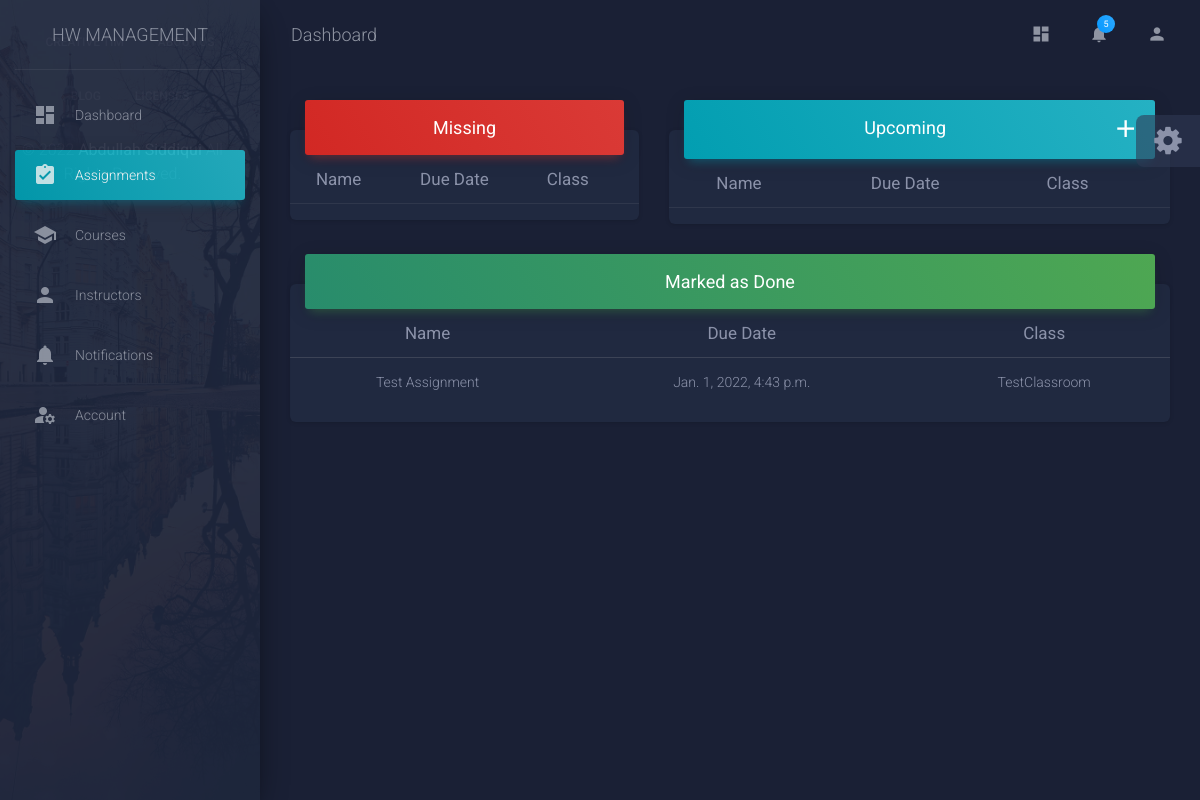
/assignment/ (signed in), run on an earlier commit of the app's database.
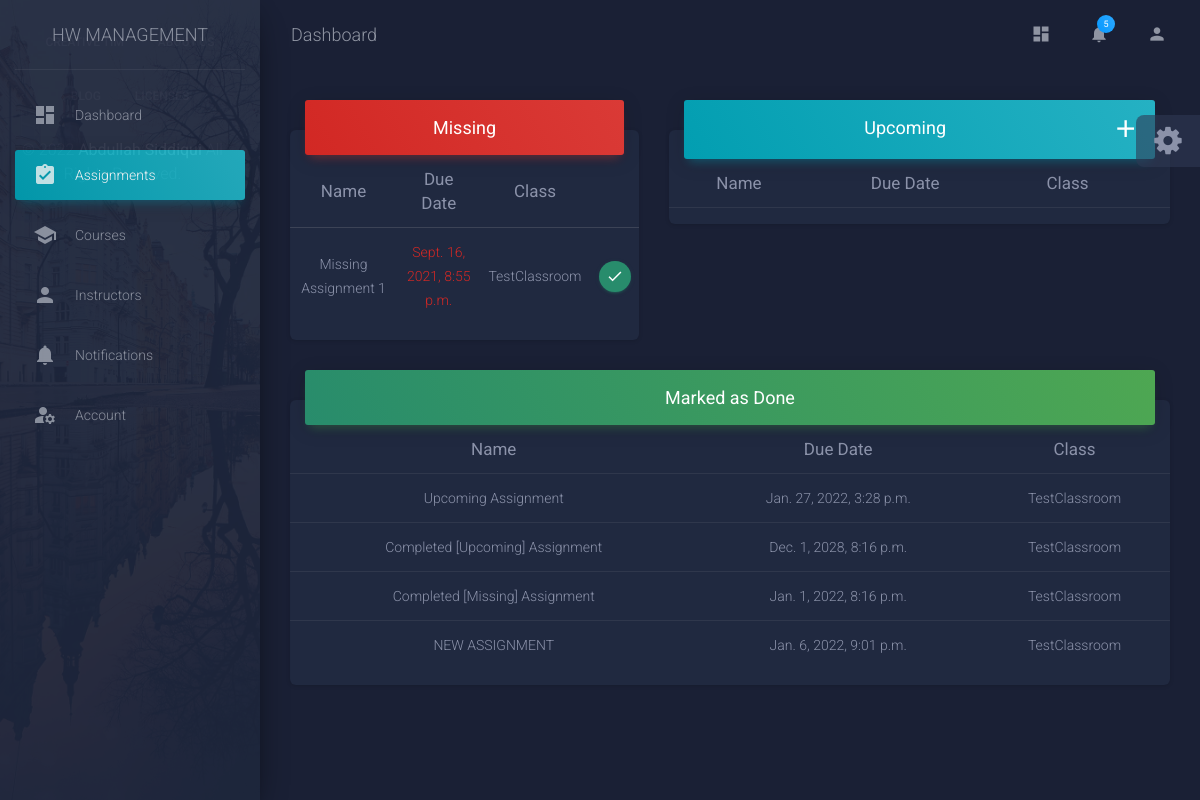
And on a later commit of the database.
### HomeworkManagementApp/models.py (models this page shows, shortened)
class Assignment(models.Model):
    user = models.ForeignKey(
        User, on_delete=models.CASCADE, null=True, blank=True)
    completed = models.BooleanField(default=False)
    completed_date = models.DateTimeField(null=True, blank=True)
    assignment_name = models.CharField(max_length=50)
    assignment_description = models.CharField(max_length=100, blank=True)
    assignment_class = models.ForeignKey(Classroom, on_delete=models.CASCADE)
    date_assigned = models.DateTimeField(default=timezone.now)
    due_date = models.DateTimeField()
    file_attachment = models.FileField(blank=True, null=True, upload_to='uploads/')
    def time_ago(self):
        return self.due_date <= timezone.now()
    class Meta:
        order_with_respect_to = 'user'

class Classroom(models.Model):
    class_name = models.CharField(max_length=50)
    class_description = models.CharField(max_length=100)
    teacher = models.ManyToManyField(Teacher)
    class_syllabus = models.FileField(blank=True)
    def __str__(self):
        return self.class_name

### HomeworkManagementApp/views.py (the view)
# urls.py: path('assignment/', views.AssignmentView.as_view(), name='assignment'),
class AssignmentView(LoginRequiredMixin, TemplateView):
    template_name = 'HomeworkManagementApp/assignment.html'
    def get_context_data(self, **kwargs):
        context = super().get_context_data(**kwargs)
        assignments = Assignment.objects.filter(user=self.request.user)
        upcoming_assignments = []
        missing_assignments = []
        complete_assignments = []
        for assignment in assignments.iterator():
            if assignment.completed:
                complete_assignments.append(assignment)
            elif assignment.time_ago() == False and assignment.completed == False:
                upcoming_assignments.append(assignment)
            elif assignment.time_ago() and assignment.completed == False:
                missing_assignments.append(assignment)
        context['assignments'] = assignments
        context['upcoming_assignments'] = upcoming_assignments
        context['missing_assignments'] = missing_assignments
        context['complete_assignments'] = complete_assignments
        return context

### templates/HomeworkManagementApp/assignment.html (shortened to what this page needs)
{% extends 'base.html' %}
{% block content %}
<div class="row">
        <div class="col-md-5">
            <div class="card card-nav-tabs">
                <h4 class="card-header card-header-danger text-center">
                    <strong>Missing</strong>
                </h4>
                {% if assignments %}
                        <ul class="list-group list-group-flush">
                            <table class="table table-hover text-center">
                                <thead class=" text-primary">
                                    <th>
                                        <strong>Name</strong>
                                    </th>
                                    <th>
                                        <strong>Due Date</strong>
                                    </th>
                                    <th>
                                        <strong>Class</strong>
                                    </th>
                                    <th></th>
                                </thead>
                                <tbody>
                            {% for assignment in missing_assignments|slice:":4" %}
                                    <tr>
                                        <td onclick="location.href='{% url "assignment-detail" assignment.pk %}'">
                                            {{ assignment.assignment_name }}
                                        </td>
                                        <td class="text-danger" onclick="location.href='{% url "assignment-detail" assignment.pk %}'">
                                            {{ assignment.due_date }}
                                        </td>
                                        <td onclick="location.href='{% url "assignment-detail" assignment.pk %}'">
                                            {{ assignment.assignment_class }}
                                        </td>
                                        <td>
                                            <button class="btn btn-success" onclick="location.href='{% url "assignment-complete" assignment.pk %}'" style="padding: 7px 7px; border-radius: 50%;"><i class="material-icons">check</i></button>
                                        </td>
                                    </tr>
                            {% endfor %}
                                </tbody>
                            </table>
                        </ul>
                {% endif %}
            </div>
        </div>
        <div class="col-md-7">
        <div class="card card-nav-tabs">
            <h4 class="card-header card-header-info text-center">
                <strong>Upcoming</strong>
                <a href="{% url 'new-assignment' %}">
                    <i class="material-icons justify-content-center float-right" style="font-size: 160%">add</i>
                </a>
            </h4>
            {% if assignments %}
                <ul class="list-group list-group-flush">
                    <table class="table table-hover text-center">
                        <thead class=" text-primary">
                            <th>
                                <strong>Name</strong>
                            </th>
                            <th>
                                <strong>Due Date</strong>
                            </th>
                            <th>
                                <strong>Class</strong>
                            </th>
                            <th></th>
                        </thead>
                    </table>
                </ul>
            {% endif %}
        </div>
    </div>
</div>
{% if complete_assignments %}
    <div class="card card-nav-tabs">
        <h4 class="card-header card-header-success text-center">
            <strong>Marked as Done</strong>
        </h4>
            <ul class="list-group list-group-flush">
                <table class="table table-hover text-center">
                    <thead class=" text-primary">
                        <th>
                            <strong>Name</strong>
                        </th>
                        <th>
                            <strong>Due Date</strong>
                        </th>
                        <th>
                            <strong>Class</strong>
                        </th>
                    </thead>
                    <tbody>
                    {% for assignment in complete_assignments|slice:":4" %}
                        <tr>
                            <td onclick="location.href='{% url "assignment-detail" assignment.pk %}'">
                                {{ assignment.assignment_name }}
                            </td>
                            <td onclick="location.href='{% url "assignment-detail" assignment.pk %}'">
                                {{ assignment.due_date }}
                            </td>
                            <td onclick="location.href='{% url "assignment-detail" assignment.pk %}'">
                                {{ assignment.assignment_class }}
                            </td>
                        </tr>
                    {% endfor %}
                    </tbody>
                </table>
            </ul>
    </div>
</div>
{% endif %}
{% endblock %}

### templates/base.html (shortened to what this page needs)
{% load static %}
<!DOCTYPE html>
<html lang="en">
<head>
    <link rel="stylesheet" href="https://maxcdn.bootstrapcdn.com/font-awesome/latest/css/font-awesome.min.css">
    <link href="{% static 'css/material-dashboard.css' %}" rel="stylesheet"/>
    <link rel="stylesheet" href="https://cdnjs.cloudflare.com/ajax/libs/tempusdominus-bootstrap-4/5.38.0/css/tempusdominus-bootstrap-4.min.css" />
</head>
<body class="dark-edition">
<div class="wrapper ">
    {% include 'navbar.html' %}
    <div class="main-panel">
        <nav class="navbar navbar-expand-lg navbar-transparent navbar-absolute fixed-top " id="navigation-example">
            <div class="container-fluid">
                <div class="navbar-wrapper">
                    <a class="navbar-brand" href="javascript:void(0)">Dashboard</a>
                </div>
                <div class="collapse navbar-collapse justify-content-end">
                    <ul class="navbar-nav">
                        <li class="nav-item">
                            <a class="nav-link" href="javascript:void(0)">
                                <i class="material-icons">dashboard</i>
                            </a>
                        </li>
                        <li class="nav-item dropdown">
                            <a class="nav-link" href="javscript:void(0)" id="navbarDropdownMenuLink"
                               data-toggle="dropdown" aria-haspopup="true" aria-expanded="false">
                                <i class="material-icons">notifications</i>
                                <span class="notification">5</span>
                            </a>
                        </li>
                        <li class="nav-item">
                            <a class="nav-link" href="{% url 'account' %}">
                                <i class="material-icons">person</i>
                            </a>
                        </li>
                    </ul>
                </div>
            </div>
        </nav>
        <div class="content">
            <div class="container-fluid">
            {% block content %}
            {% endblock %}
            </div>
        </div>
        <footer class="footer">
            <div class="container-fluid">
                <nav class="float-left">
                    <ul>
                        <li>
                            <a href="https://www.creative-tim.com">
                            </a>
                        </li>
                        <li>
                            <a href="https://creative-tim.com/presentation">
                            </a>
                        </li>
                        <li>
                            <a href="http://blog.creative-tim.com">
                            </a>
                        </li>
                        <li>
                            <a href="https://www.creative-tim.com/license">
                            </a>
                        </li>
                    </ul>
                </nav>
                <div class="copyright float-right" id="date">
                    <a href="https://abdullahqsiddiqui.github.io" target="_blank"><strong>Abdullah Siddiqui</strong></a> All Rights Reserved.
                </div>
            </div>
        </footer>
    </div>
<div class="fixed-plugin">
    <div class="dropdown show-dropdown">
        <a href="#" data-toggle="dropdown">
            <i class="fa fa-cog fa-2x"> </i>
        </a>
    </div>
</div>
<link href="https://unpkg.com/gijgo@1.9.13/css/gijgo.min.css" rel="stylesheet" type="text/css"/>
</body>
</html>

### templates/navbar.html
{% load static %}
<div class="sidebar" data-color="azure" data-background-color="black" data-image="{% static 'img/sidebar-2.jpg' %}">
    <div class="logo"><a href="{% url 'home' %}" class="simple-text logo-normal">
        HW Management
    </a></div>
    <div class="sidebar-wrapper">
        <ul class="nav">
            {% with url_name=request.resolver_match.url_name %}
                <li class="nav-item {% if url_name == 'home' %}active{% endif %}">
                    <a class="nav-link" href="{% url 'home' %}">
                        <i class="material-icons">dashboard</i>
                        <p>Dashboard</p>
                    </a>
                </li>
                <li class="nav-item {% if url_name == 'assignment' or url_name == 'new-assignment' or url_name == 'assignment-detail' or url_name == 'assignment-complete' or url_name == 'assignment-update' or url_name == 'assignment-delete' or url_name == 'assignment-list-completed' or url_name == 'assignment-list-missing' or url_name == 'assignment-list-upcoming'%}active{% endif %}">
                    <a class="nav-link" href="{% url 'assignment' %}">
                        <i class="material-icons">assignment_turned_in</i>
                        <p>Assignments</p>
                    </a>
                </li>
                <li class="nav-item {% if url_name == 'course' %}active{% endif %}">
                    <a class="nav-link" href="{% url 'course' %}">
                        <i class="material-icons">school</i>
                        <p>Courses</p>
                    </a>
                </li>
                <li class="nav-item {% if url_name == 'instructor' %}active{% endif %}">
                    <a class="nav-link" href="{% url 'instructor' %}">
                        <i class="material-icons">person</i>
                        <p>Instructors</p>
                    </a>
                </li>
                <li class="nav-item {% if url_name == 'notification' %}active{% endif %}">
                    <a class="nav-link" href="./notifications.html">
                        <i class="material-icons">notifications</i>
                        <p>Notifications</p>
                    </a>
                </li>
                <li class="nav-item {% if url_name == 'account' or url_name == 'account-update' or url_name == 'account-password' or url_name == 'account-delete'%}active{% endif %}">
                    <a class="nav-link" href="{% url 'account' %}">
                        <i class="material-icons">manage_accounts</i>
                        <p>Account</p>
                    </a>
                </li>
            {% endwith %}
        </ul>
    </div>
</div>

What changed in the data, as far as the page shows it:
removed Assignment: assignment_name "Test Assignment", due_date "Jan. 1, 2022, 4:43 p.m.", assignment_class "TestClassroom", shown under "Marked as Done"
added Assignment: assignment_name "Missing Assignment 1", due_date "Sept. 16, 2021, 8:55 p.m.", assignment_class "TestClassroom", shown under "Missing"
added Assignment: assignment_name "Upcoming Assignment", due_date "Jan. 27, 2022, 3:28 p.m.", assignment_class "TestClassroom", shown under "Marked as Done"
added Assignment: assignment_name "Completed [Upcoming] Assignment", due_date "Dec. 1, 2028, 8:16 p.m.", assignment_class "TestClassroom", shown under "Marked as Done"
added Assignment: assignment_name "Completed [Missing] Assignment", due_date "Jan. 1, 2022, 8:16 p.m.", assignment_class "TestClassroom", shown under "Marked as Done"
added Assignment: assignment_name "NEW ASSIGNMENT", due_date "Jan. 6, 2022, 9:01 p.m.", assignment_class "TestClassroom", shown under "Marked as Done"
